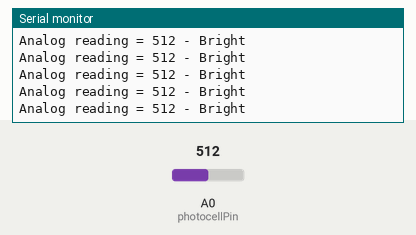
This sketch was run on a simulated Arduino Uno, built with avr-gcc and run on an emulated ATmega328P. Parts: the last lines printed to the serial monitor. The inputs (shaded band) are chosen by the test bench; at power-on: A0 (photocellPin) = 512.

Above: at 1.2 s.
1.3 s: A0 (photocellPin) set to 490
At 1.31 s:
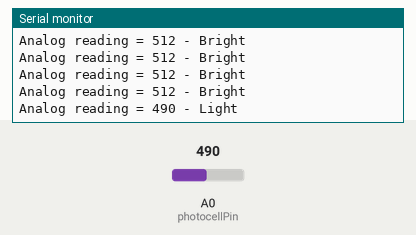
3.2 s: A0 (photocellPin) set to 190
At 3.22 s:
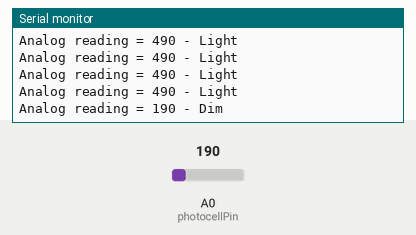
5.1 s: A0 (photocellPin) set to 0
At 5.13 s:
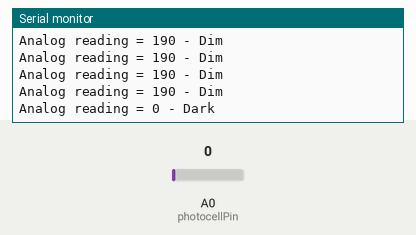
7.0 s: A0 (photocellPin) set to 810
At 7.04 s:
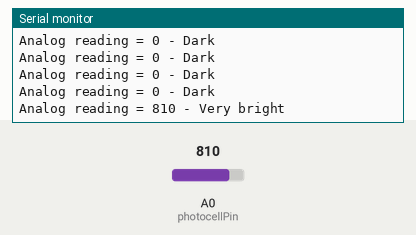

Measured:
- after the input at 1.3 s, the serial monitor: prints a new line at once (image 1)
- after the input at 3.2 s, the serial monitor: prints a new line at once (image 2)
- after the input at 5.1 s, the serial monitor: prints a new line at once (image 3)
- after the input at 7.0 s, the serial monitor: prints a new line at once (image 4)

The sketch:

lightSensorTesting.ino
```cpp
/* Photocell simple testing sketch.

Connect one end of the photocell to 5V, the other end to Analog 0.
Then connect one end of a 10K resistor from Analog 0 to ground

For more information see http://learn.adafruit.com/photocells */

int photocellPin = 0;     // the cell and 10K pulldown are connected to a0
int photocellReading;     // the analog reading from the analog resistor divider

void setup(void) {
  // We'll send debugging information via the Serial monitor
  Serial.begin(9600);
}

void loop(void) {
  photocellReading = analogRead(photocellPin);

  Serial.print("Analog reading = ");
  Serial.print(photocellReading);     // the raw analog reading

  // We'll have a few threshholds, qualitatively determined
  if (photocellReading < 10) {
    Serial.println(" - Dark");
  } else if (photocellReading < 200) {
    Serial.println(" - Dim");
  } else if (photocellReading < 500) {
    Serial.println(" - Light");
  } else if (photocellReading < 800) {
    Serial.println(" - Bright");
  } else {
    Serial.println(" - Very bright");
  }
  delay(100);
}
```
